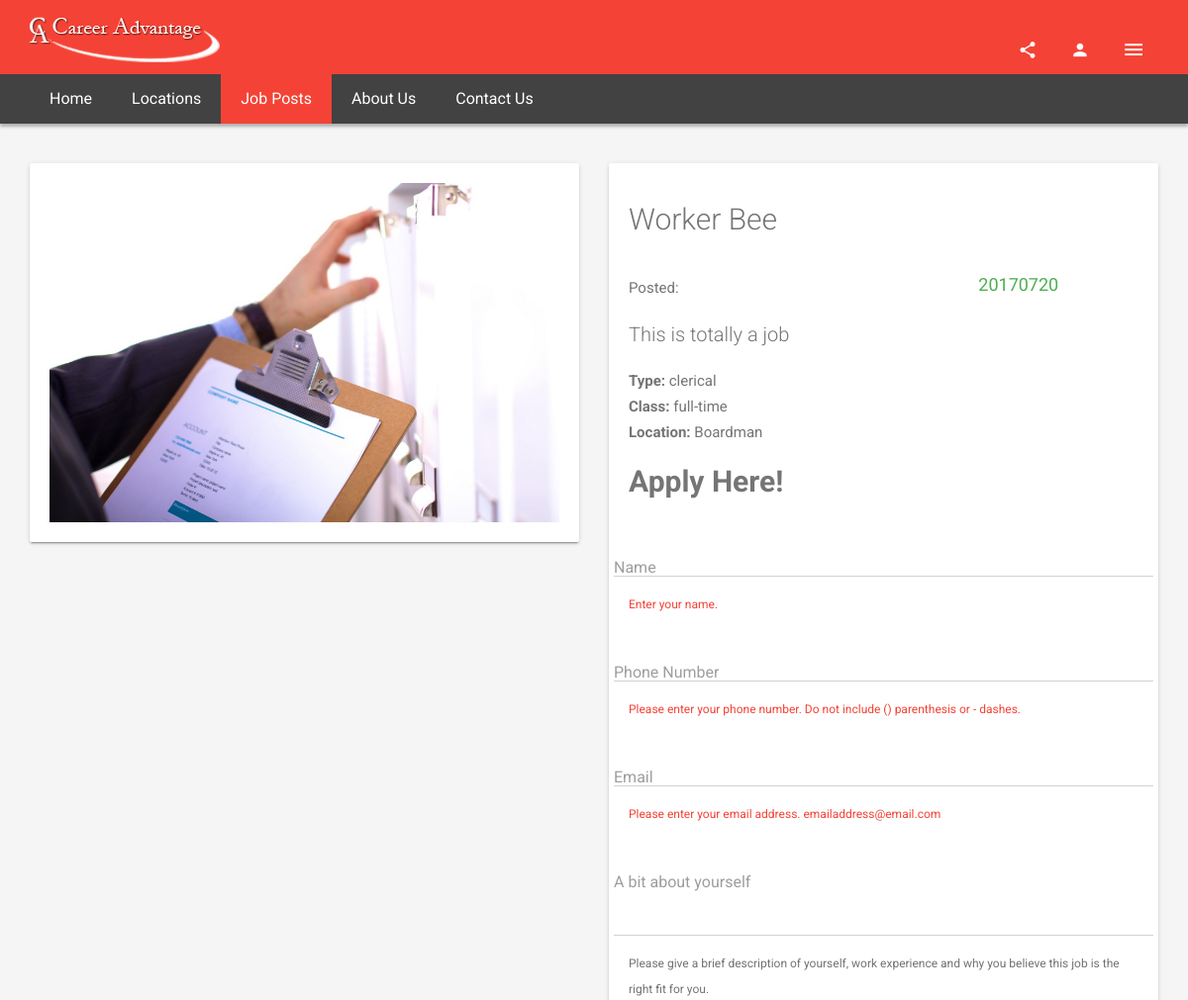
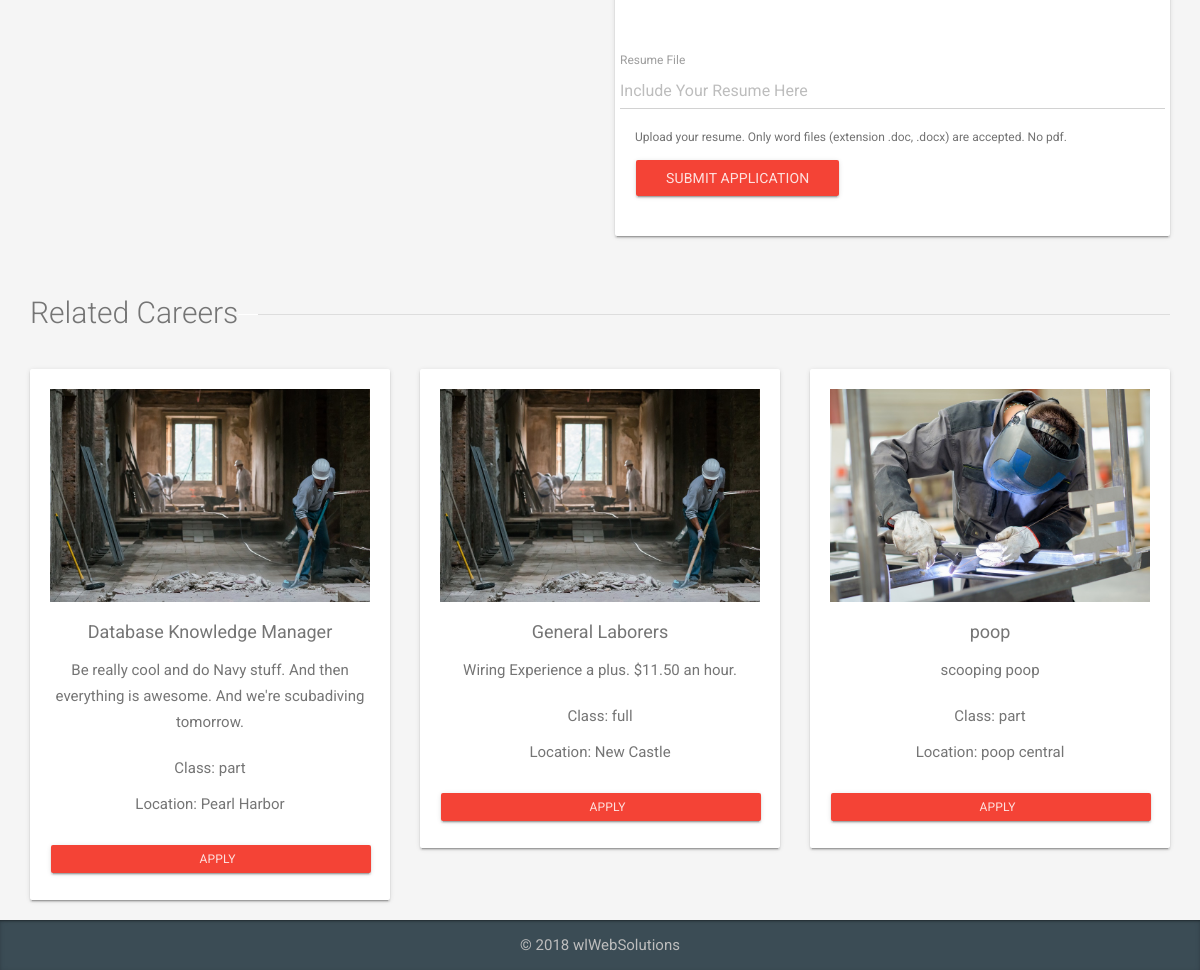
The page /apply.php on the database its author committed (2 pictures, top to bottom).
### tables this page shows
CREATE TABLE `jobs` (
  `id` int(11) NOT NULL,
  `name` varchar(255) DEFAULT NULL,
  `class` varchar(255) DEFAULT NULL,
  `type` varchar(255) DEFAULT NULL,
  `location` varchar(255) DEFAULT NULL,
  `description` text,
  `date` int(12) DEFAULT NULL
);

### includes/query_functions.php (called while the page is built, shortened)
<?php
  function find_three_jobs() {
    global $db;
    $sql = "SELECT * FROM jobs ";
    $sql .= "ORDER BY id DESC ";
    $sql .= "LIMIT 3";
    $result = mysqli_query($db, $sql);
    return $result;
  }
  function find_job_by_id($id) {
    global $db;
    $sql = "SELECT * FROM jobs ";
    $sql .= "WHERE id='" . $id . "'";
    $result = mysqli_query($db, $sql);
    $job = mysqli_fetch_assoc($result);
    return $job;
  }
?>

### apply.php (the view, shortened to what this page needs)
<?php
$id = isset($_GET['id']) ? $_GET['id'] : '1';
$job = find_job_by_id($id);
$related = find_three_jobs();
?>
<?php include('/home4/gamergfx/public_html/careeradvantageonline/includes/head.php'); ?>
  <body ng-app>
    <div class="sb-site-container">
      <?php include('/home4/gamergfx/public_html/careeradvantageonline/includes/tophead.php'); ?>
      <?php include('/home4/gamergfx/public_html/careeradvantageonline/includes/nav.php'); ?>
      <div class="container">
        <div class="row">
          <div class="col-md-6">
            <div id="carousel-product" class="ms-carousel ms-carousel-thumb carousel slide animated zoomInUp animation-delay-5" data-ride="carousel">
              <div class="card card-block">
                <div class="carousel-inner" role="listbox">
                  <div class="item active">
                    <img src="assets/img/jobs/<?php echo $job['type']; ?>.jpeg" alt="..."> </div>
                </div>
              </div>
            </div>
          </div>
          <div class="col-md-6">
            <div class="card animated zoomInDown animation-delay-5">
              <div class="card-block">
                <h2><?php echo $job['name']; ?></h2>
                <div class="mb-2 mt-4">
                  <div class="row">
                    <div class="col-sm-6">
                      <span class="mr-2">
                        Posted:
                      </span>
                    </div>
                    <div class="col-sm-6 text-center">
                      <h4 class="color-success no-m text-normal"><?php echo $job['date']; ?></h4>
                    </div>
                  </div>
                </div>
                <p class="lead"><?php echo $job['description']; ?></p>
                <ul class="list-unstyled">
                  <li>
                    <strong>Type: </strong><?php echo $job['type']; ?></li>
                    <li>
                    <strong>Class: </strong><?php echo $job['class'] . "-time"; ?></li>
                    <li>
                    <strong>Location: </strong><?php echo $job['location']; ?></li>
                  <li>
                    <h2><strong>Apply Here!</strong></h2>
                  </li>
                  <form name="myform" class="form-horizontal" enctype="multipart/form-data" action="includes/appsubmit.php?id=<?php echo $id; ?>" method="post" novalidate>
                    <fieldset>
                  <li>
                    <div class="form-group label-floating">
                    <label class="control-label" for="focusedName">Name</label>
                    <input class="form-control" id="focusedName" name="name" type="text" ng-model="user.name"
                    ng-required="true"
                    ng-minlength="2">
                    </div>
                    <p class="help-block color-danger"
                    ng-show="myform.name.$invalid && myform.name.$touched">Enter your name.</p>
                  </li>
                  <li>
                    <div class="form-group label-floating">
                    <label class="control-label" for="focusedPhone">Phone Number</label>
                    <input class="form-control" id="focusedPhone" name="phone" type="number"
                    ng-model="user.phone"
                    ng-required="true"
                    ng-minlength="10"
                    ng-maxlength="11">
                     </div>
                    <p class="help-block color-danger"
                    ng-show="myform.phone.$invalid && myform.phone.$touched">Please enter your phone number. Do not include () parenthesis or - dashes.</p>
                  </li>
                  <li>
                    <div class="form-group label-floating">
                    <label class="control-label" for="focusedEmail">Email</label>
                    <input class="form-control" id="focusedEmail" name="email" type="email"
                    ng-model="email"
                    ng-required="true"
                    ng-minlength="6"
                    ng-maxlength="255">
                    </div>
                    <p class="help-block color-danger"
                    ng-show="myform.email.$invalid && myform.email.$touched">Please enter your email address. emailaddress@email.com</p>
                  </li>
                  <li>
                    <div class="form-group label-floating">
                    <label class="control-label" for="focusedComment">A bit about yourself</label>
                    <textarea rows="3" class="form-control" id="focusedComment" name="comment" type="text"
                    ng-model="comment"
                    ng-required="true"></textarea>
                    </div>
                    <p class="help-block"
                    ng-show="myform.comment.$invalid && myform.comment.$touched">Please give a brief description of yourself, work experience and why you believe this job is the right fit for you.</p>
                  </li>
                  <li>
                    <div class="form-group">
                      <label for="inputFile" class="control-label">Resume File</label>
                        <input type="text" readonly="" class="form-control" name="resume" placeholder="Include Your Resume Here">
                    </div>
                    <p class="help-block">
                          Upload your resume.  Only word files (extension .doc, .docx) are accepted. No pdf.
                    </p>
                  </li>
                  <li>
                    <input type="submit" class="btn btn-raised btn-primary" value="Submit Application"
                    ng-disabled="myform.$invalid">
                    </fieldset>
                    </form>
                </ul>
              </div>
            </div>
          </div>
        </div>
        <h2 class="mt-4 mb-4 right-line">Related Careers</h2>
        <div class="row">
          <?php while($rel = mysqli_fetch_assoc($related)) { ?>
          <div class="col-md-4">
            <div class="card ms-feature wow zoomInUp animation-delay-3">
              <div class="card-block text-center">
                <a href="javascript:void(0)">
                  <img src="assets/img/jobs/<?php echo $rel['type']; ?>.jpeg" alt="" class="img-responsive center-block">
                </a>
                <h4 class="text-normal text-center"><?php echo $rel['name']; ?></h4>
                <p><?php echo $rel['description']; ?></p>
                <div class="mt-2">
                <p>Class: <?php echo $rel['class']; ?></p>
                <p>Location: <?php echo $rel['location']; ?></p>
                </div>
                <form action="<?php echo 'apply.php?id=' . $rel['id']; ?>" method="post">
                  <fieldset>
                    <div class="form-group">
                      <button type="submit" class="btn btn-primary btn-sm btn-block btn-raised mt-2 no-mb">
                                          <i class="zmdi zmdi-shopping-case"></i> Apply</button>
                  </fieldset>
                </form>
              </div>
            </div>
          </div>
          <?php } ?>
        </div>
      </div>
<?php include('/home4/gamergfx/public_html/careeradvantageonline/includes/footer.php'); ?>

### rows shown on the page
jobs: type (picture), name "Worker Bee", date "20170720", description "This is totally a job", type "clerical", class "full", location "Boardman"
jobs: type (picture), name "Database Knowledge Manager", description "Be really cool and do Navy stuff. And then everything is awesome. And we're scubadiving tomorrow.", class "part", location "Pearl Harbor"
jobs: type (picture), name "General Laborers", description "Wiring Experience a plus. $11.50 an hour.", class "full", location "New Castle"
jobs: type (picture), name "poop", description "scooping poop", class "part", location "poop central"
